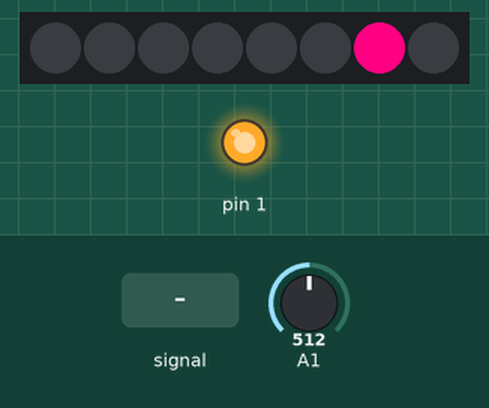
Recording of a sketch running on a simulated Arduino Uno, built with avr-gcc and run on an emulated ATmega328P. On the bench: 8 RGB LEDs in strip order, left to right, output pins drawn as LEDs (lit = HIGH). The inputs (shaded band) are chosen by the test bench; at power-on: A1 = 512. Dim RGB values are drawn brighter than linear; random numbers use the default seed unless the sketch sets one.

Above: at 1.1 s.
At 5.2 s:
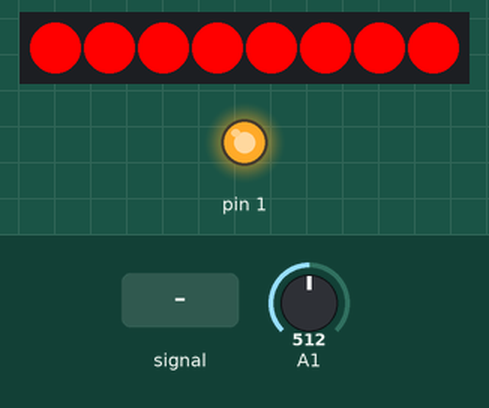
5.3 s: A1 fed a 200 Hz sine of ±81 counts around its level
7.0 s: A1 set to 306
At 9.6 s:
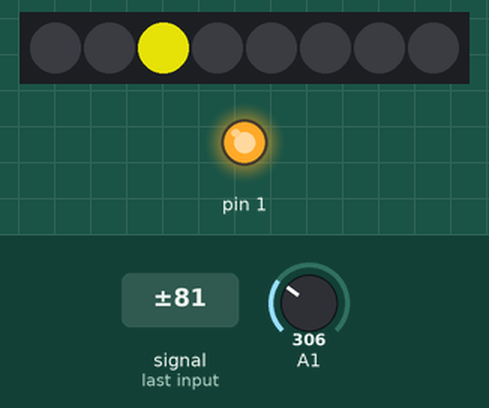
10.0 s: A1 set to 716
11.5 s: A1 fed a 1000 Hz sine of ±255 counts around its level
At 13.2 s:
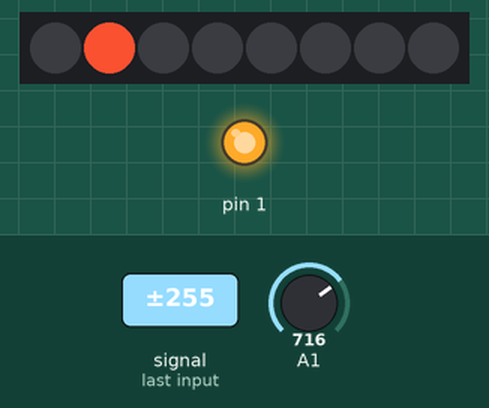
13.5 s: A1 set to 900
At 14.5 s:
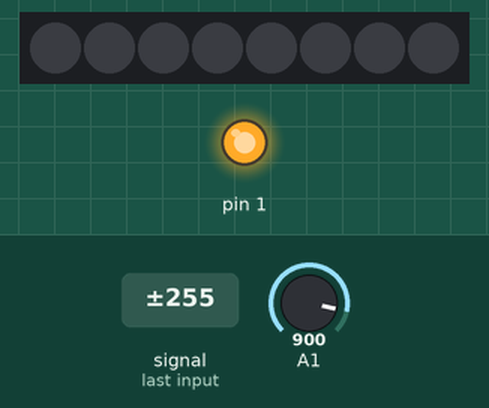
15.0 s: A1 set to 924
At 17.7 s:
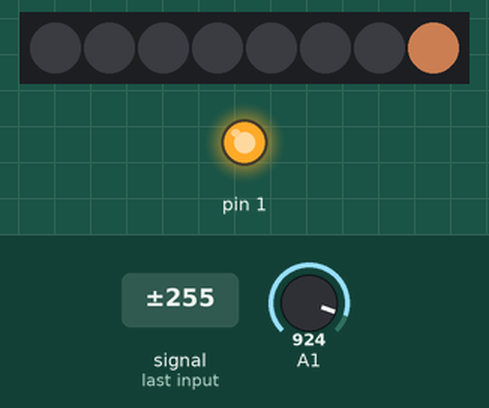
Timing chart, 0 to 27.9 s (numbered marks = the images above; inputs shaded):
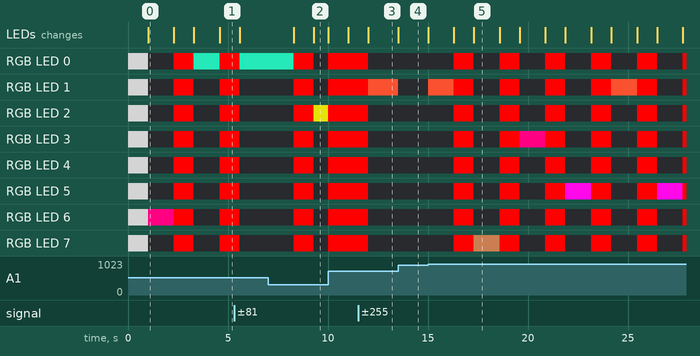

The sketch:

Pr0Lukas.ino
```cpp
#include <WS2812.h>

/*
  Led Numbers
  1 0  4 5
  2 3  7 6
*/

/*
  Key Numbers
  1 2  5 6
  3 4  7 8
*/

//you can get these values from the Pr0boardADC sample
#define S1 906
#define S2 708
#define S3 462
#define S4 235
#define S5 880
#define S6 658
#define S7 406
#define S8 196
#define LL 127
#define LM 289
#define LR 532
#define RL 158
#define RM 342
#define RR 593
#define RANGE 10 //Min diff between 2 ADC values is 26 so range should be less than half of that

//too many checks will slowdown the button readout, but more will be more reliable
#define SAME_KEY_READ_COUNT 2 //only when 2 times the same key was read back it will be accepted
#define ADC_READ_COUNT 2 //average of adc readbacks

//WS2812B first led Pin and Led Count
#define PIN            0
#define NUMPIXELS      8

WS2812 LED(NUMPIXELS);

void ledSetAll(byte r, byte g, byte b) {
  cRGB value;
  value.r = r; value.g = g; value.b = b;
  for (byte i = 0; i < NUMPIXELS; i++) {
    LED.set_crgb_at(i, value); // Set value at LED found at index 0
  }
}

void ledSet(byte led, byte r, byte g, byte b) {
  cRGB value;
  value.r = r; value.g = g; value.b = b;
  LED.set_crgb_at(led, value); // Set value at LED found at index 0
}

void setButton(byte num) {
  switch (num) {
    case 1:
      ledSet(1, 238, 77, 46);
      break;
    case 2:
      ledSet(0, 29, 185, 146);
      break;
    case 3:
      ledSet(2, 176, 173, 5);
      break;
    case 4:
      ledSet(3, 255, 0, 130);
      break;
    case 5:
      ledSet(4, 108, 67, 43);
      break;
    case 6:
      ledSet(5, 255, 8, 233);
      break;
    case 7:
      ledSet(7, 108, 67, 43);
      break;
    case 8:
      ledSet(6, 255, 0, 130);
      break;
    default:
      ledSetAll(0, 0, 0);
      break;
  }
  LED.sync();
}

byte getButton() {
  byte rKey = readKey();
  return rKey;
}

int readADC() {
  int avrADC = 0;
  for (byte i = 0; i < ADC_READ_COUNT; ++i)
  {
    avrADC += analogRead(A1);
  }
  avrADC /= ADC_READ_COUNT;
  return avrADC;
}


byte readKey() {
  int lastADC, nowADC = -1;
  byte sameADCCount = 0;

  while (true) {
    lastADC = readADC();
    nowADC = readADC();
    if (nowADC == lastADC)
      sameADCCount++;
    else
      sameADCCount = 0;
    if (sameADCCount > SAME_KEY_READ_COUNT)
      break;
  }

  switch (nowADC) {
    case 0 ... RANGE:
      return 0;
    case S1-RANGE ... S1+RANGE:
      return 1;
    case S2-RANGE ... S2+RANGE:
      return 2;
    case S8-RANGE ... S8+RANGE:
      return 8;
    case S4-RANGE ... S4+RANGE:
      return 4;
    case S6-RANGE ... S6+RANGE:
      return 6;
    case S3-RANGE ... S3+RANGE:
      return 3;
    case S5-RANGE ... S5+RANGE:
      return 5;
    case S7-RANGE ... S7+RANGE:
      return 7;
    default:
      return 0;
  }
  return  0;
}


void setup() {
  pinMode(1, OUTPUT);
  digitalWrite(1, HIGH);
  analogReference(DEFAULT);

  LED.setOutput(PIN);
  ledSetAll(128, 128, 128);
  LED.sync(); // Sends the value to the LED
  delay(1000);
}

int timeoutSpeed = 1000;

void loop()
{
  bool timedout = false, wrongButton = true;
  int timeoutCounter = 0;
  byte rndButton = (random(8) + 1);
  setButton(0);
  delay(1);
  setButton(rndButton);

  while (true) {
    byte button = getButton();

    if (button > 0) {
      if (button == rndButton) {
        setButton(0);
        while (getButton() == rndButton) {}
        timedout = false;
        wrongButton = false;
        break;
      } else {
        timedout = false;
        wrongButton = true;
        break;
      }
    }

    if (timeoutCounter >= timeoutSpeed)
    {
      timedout = true;
      break;
    }
    timeoutCounter++;
  }

  if (timedout || wrongButton) {
    timeoutSpeed = 1000;
    ledSetAll(255, 0, 0);
    LED.sync();
    delay(1000);
  } else {
    timeoutSpeed -= 10;
  }

}
```

Measured:
- the behaviour switches between 916 and 917 on A1 (found by bisection; images 4 and 5)
- after the input at 7.0 s, RGB LED 0: RGB(29, 185, 146) → RGB(255, 0, 0) after 1.3 s, → off 1.0 s later; RGB LED 1, RGB LED 3–7: off → RGB(255, 0, 0) after 1.3 s, → off 1.0 s later; RGB LED 2: off → RGB(255, 0, 0) after 1.3 s, → RGB(176, 173, 5) 1.0 s later; the LEDs: first change after 1.3 s (image 2 shows a later state)
- after the input at 13.5 s, RGB LED 1: RGB(238, 77, 46) → off at once; the LEDs: change at once (image 4)
- after the input at 15.0 s, RGB LED 0: alternates RGB(255, 0, 0) for 1.0 s and off for 1.3 s, starting after 1.3 s; RGB LED 1: off → RGB(238, 77, 46) at once, → RGB(255, 0, 0) 1.3 s later, → off 1.0 s later, → RGB(255, 0, 0) 1.3 s later, … (12 changes in this stretch)
- what the display in image 0 shows lasts 1.3 s, from 1.0 s to 2.3 s
